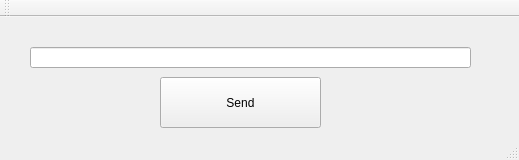
<?xml version="1.0" encoding="UTF-8"?>
<ui version="4.0">
 <class>usernamewindow</class>
 <widget class="QMainWindow" name="usernamewindow">
  <property name="geometry">
   <rect>
    <x>0</x>
    <y>0</y>
    <width>519</width>
    <height>160</height>
   </rect>
  </property>
  <property name="windowTitle">
   <string>Set username</string>
  </property>
  <widget class="QWidget" name="centralWidget">
   <widget class="QPushButton" name="confirmButton">
    <property name="geometry">
     <rect>
      <x>160</x>
      <y>60</y>
      <width>161</width>
      <height>51</height>
     </rect>
    </property>
    <property name="text">
     <string>Send</string>
    </property>
   </widget>
   <widget class="QLineEdit" name="chatInput">
    <property name="geometry">
     <rect>
      <x>30</x>
      <y>30</y>
      <width>441</width>
      <height>21</height>
     </rect>
    </property>
   </widget>
  </widget>
  <widget class="QToolBar" name="mainToolBar">
   <attribute name="toolBarArea">
    <enum>TopToolBarArea</enum>
   </attribute>
   <attribute name="toolBarBreak">
    <bool>false</bool>
   </attribute>
  </widget>
  <widget class="QStatusBar" name="statusBar"/>
  <action name="actionSet_username">
   <property name="text">
    <string>Set username</string>
   </property>
  </action>
 </widget>
 <layoutdefault spacing="6" margin="11"/>
 <resources/>
 <connections/>
</ui>
